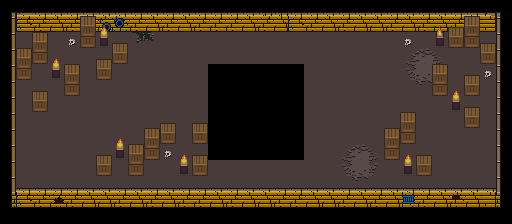

This game map was drawn from its Tiled (.tmx) file and the tilesets committed beside it. A one-line description and the full map source follow:
An orthogonal 32x14 tile map with 16x16 px tiles, 6 tile layers (Floor1, Floor2 (Decoration), Walls (Collidable), Items1 (Collidable), ...).

<map version="1.2" tiledversion="1.2.1" orientation="orthogonal" renderorder="right-down" width="32" height="14" tilewidth="16" tileheight="16" infinite="0" nextlayerid="7" nextobjectid="1">
 <tileset firstgid="1" source="../../../../tilesets/actual/UltimateTileset.tsx" />
 <layer id="1" name="Floor1" width="32" height="14">
  <data encoding="csv">
0,0,0,0,0,0,0,0,0,0,0,0,0,0,0,0,0,0,0,0,0,0,0,0,0,0,0,0,0,0,0,0,
0,0,0,0,0,0,0,0,0,0,0,0,0,0,0,0,0,0,0,0,0,0,0,0,0,0,0,0,0,0,0,0,
0,143,143,143,143,143,143,143,143,143,143,143,143,143,143,143,143,143,143,143,143,143,143,143,143,143,143,143,143,143,143,0,
0,143,143,143,143,143,143,143,143,143,143,143,143,143,143,143,143,143,143,143,143,143,143,143,143,143,143,143,143,143,143,0,
0,143,143,143,143,143,143,143,143,143,143,143,143,0,0,0,0,0,0,143,143,143,143,143,143,143,143,143,143,143,143,0,
0,143,143,143,143,143,143,143,143,143,143,143,143,0,0,0,0,0,0,143,143,143,143,143,143,143,143,143,143,143,143,0,
0,143,143,143,143,143,143,143,143,143,143,143,143,0,0,0,0,0,0,143,143,143,143,143,143,143,143,143,143,143,143,0,
0,143,143,143,143,143,143,143,143,143,143,143,143,0,0,0,0,0,0,143,143,143,143,143,143,143,143,143,143,143,143,0,
0,143,143,143,143,143,143,143,143,143,143,143,143,0,0,0,0,0,0,143,143,143,143,143,143,143,143,143,143,143,143,0,
0,143,143,143,143,143,143,143,143,143,143,143,143,0,0,0,0,0,0,143,143,143,143,143,143,143,143,143,143,143,143,0,
0,143,143,143,143,143,143,143,143,143,143,143,143,143,143,143,143,143,143,143,143,143,143,143,143,143,143,143,143,143,143,0,
0,143,143,143,143,143,143,143,143,143,143,143,143,143,143,143,143,143,143,143,143,143,143,143,143,143,143,143,143,143,143,0,
0,0,0,0,0,0,0,0,0,0,0,0,0,0,0,0,0,0,0,0,0,0,0,0,0,0,0,0,0,0,0,0,
0,0,0,0,0,0,0,0,0,0,0,0,0,0,0,0,0,0,0,0,0,0,0,0,0,0,0,0,0,0,0,0
</data>
 </layer>
 <layer id="2" name="Floor2 (Decoration)" width="32" height="14">
  <data encoding="csv">
0,0,0,0,0,0,0,0,0,0,0,0,0,0,0,0,0,0,0,0,0,0,0,0,0,0,0,0,0,0,0,0,
0,0,0,0,0,0,0,0,0,0,0,0,0,0,0,0,0,0,0,0,0,0,0,0,0,0,0,0,0,0,0,0,
0,0,0,0,222,0,0,0,145,146,0,0,0,0,0,0,0,0,0,0,0,0,0,0,0,222,0,0,0,0,0,0,
0,0,0,0,0,0,0,0,0,0,0,0,0,0,0,0,0,0,0,0,0,0,0,0,0,117,119,120,0,0,0,0,
0,0,0,0,0,0,0,0,0,0,0,0,0,0,0,0,0,0,0,0,0,0,0,0,0,133,135,136,0,0,222,0,
0,0,0,0,0,0,0,0,0,0,0,0,0,0,0,0,0,0,0,0,0,0,0,0,0,0,150,0,0,0,0,0,
0,0,0,0,0,0,0,0,0,0,0,0,0,0,0,0,0,0,0,0,0,0,0,0,0,0,0,0,0,0,0,0,
0,0,0,0,0,0,0,0,0,0,0,0,0,0,0,0,0,0,0,0,0,0,0,0,0,0,0,0,0,0,0,0,
0,0,0,0,0,0,0,0,0,0,0,0,0,0,0,0,0,0,0,0,0,0,0,0,0,0,0,0,0,0,0,0,
0,0,0,0,0,0,0,0,0,0,222,0,0,0,0,0,0,0,0,0,0,117,119,120,0,0,0,0,0,0,0,0,
0,0,0,0,0,0,0,0,0,0,0,0,0,0,0,0,0,0,0,0,0,133,135,136,0,0,0,0,0,0,0,0,
0,0,0,0,0,0,0,0,0,0,0,0,0,0,0,0,0,0,0,0,0,0,150,0,0,0,0,0,0,0,0,0,
0,0,0,0,0,0,0,0,0,0,0,0,0,0,0,0,0,0,0,0,0,0,0,0,0,0,0,0,0,0,0,0,
0,0,0,0,0,0,0,0,0,0,0,0,0,0,0,0,0,0,0,0,0,0,0,0,0,0,0,0,0,0,0,0
</data>
 </layer>
 <layer id="3" name="Walls (Collidable)" width="32" height="14">
  <data encoding="csv">
57,59,61,61,61,61,61,61,61,61,61,61,61,61,61,61,62,62,61,61,61,61,61,61,61,61,61,61,61,61,64,58,
77,28,29,30,29,29,10,11,29,30,29,30,29,29,29,30,29,30,28,29,30,29,30,30,29,30,29,30,29,30,31,78,
77,0,0,0,0,0,0,0,0,0,0,0,0,0,0,0,0,0,0,0,0,0,0,0,0,0,0,0,0,0,0,78,
77,0,0,0,0,0,0,0,0,0,0,0,0,0,0,0,0,0,0,0,0,0,0,0,0,0,0,0,0,0,0,78,
77,0,0,0,0,0,0,0,0,0,0,0,0,0,0,0,0,0,0,0,0,0,0,0,0,0,0,0,0,0,0,78,
77,0,0,0,0,0,0,0,0,0,0,0,0,0,0,0,0,0,0,0,0,0,0,0,0,0,0,0,0,0,0,78,
77,0,0,0,0,0,0,0,0,0,0,0,0,0,0,0,0,0,0,0,0,0,0,0,0,0,0,0,0,0,0,78,
77,0,0,0,0,0,0,0,0,0,0,0,0,0,0,0,0,0,0,0,0,0,0,0,0,0,0,0,0,0,0,78,
77,0,0,0,0,0,0,0,0,0,0,0,0,0,0,0,0,0,0,0,0,0,0,0,0,0,0,0,0,0,0,78,
77,0,0,0,0,0,0,0,0,0,0,0,0,0,0,0,0,0,0,0,0,0,0,0,0,0,0,0,0,0,0,78,
77,0,0,0,0,0,0,0,0,0,0,0,0,0,0,0,0,0,0,0,0,0,0,0,0,0,0,0,0,0,0,78,
77,61,61,61,61,61,61,61,61,61,61,61,61,61,61,61,61,61,61,61,61,61,61,61,61,61,61,61,61,61,61,78,
93,28,29,46,29,30,30,29,30,29,30,29,29,30,29,30,30,29,29,30,30,29,30,29,30,27,29,30,45,30,31,94,
0,0,0,0,0,0,0,0,0,0,0,0,0,0,0,0,0,0,0,0,0,0,0,0,0,0,0,0,0,0,0,0
</data>
 </layer>
 <layer id="4" name="Items1 (Collidable)" width="32" height="14">
  <data encoding="csv">
0,0,0,0,0,0,0,0,0,0,0,0,0,0,0,0,0,0,0,0,0,0,0,0,0,0,0,0,0,0,0,0,
0,0,0,0,0,264,215,0,0,0,0,0,0,0,0,0,0,0,0,0,0,0,0,0,0,0,0,214,265,264,0,0,
0,0,264,0,0,280,231,265,0,0,0,0,0,0,0,0,0,0,0,0,0,0,0,0,0,0,0,230,281,280,265,0,
0,264,280,215,0,0,265,281,0,0,0,0,0,0,0,0,0,0,0,0,0,0,0,0,0,0,0,0,0,0,281,0,
0,280,0,231,264,0,281,0,0,0,0,0,0,0,0,0,0,0,0,0,0,0,0,0,0,0,0,264,0,265,0,0,
0,0,265,0,280,0,0,0,0,0,0,0,0,0,0,0,0,0,0,0,0,0,0,0,0,0,0,280,215,281,0,0,
0,0,281,0,0,0,0,0,0,0,0,0,0,0,0,0,0,0,0,0,0,0,0,0,0,0,0,0,231,265,0,0,
0,0,0,0,0,0,0,0,0,0,265,0,265,0,0,0,0,0,0,0,0,0,0,0,0,264,0,0,0,281,0,0,
0,0,0,0,0,0,0,215,0,264,281,0,281,0,0,0,0,0,0,0,0,0,0,0,264,280,0,0,0,0,0,0,
0,0,0,0,0,0,265,231,264,280,0,215,265,0,0,0,0,0,0,0,0,0,0,0,280,215,265,0,0,0,0,0,
0,0,0,0,0,0,281,0,280,0,0,231,281,0,0,0,0,0,0,0,0,0,0,0,0,231,281,0,0,0,0,0,
0,0,0,0,0,0,0,0,0,0,0,0,0,0,0,0,0,0,0,0,0,0,0,0,0,0,0,0,0,0,0,0,
0,0,0,0,0,0,0,0,0,0,0,0,0,0,0,0,0,0,0,0,0,0,0,0,0,0,0,0,0,0,0,0,
0,0,0,0,0,0,0,0,0,0,0,0,0,0,0,0,0,0,0,0,0,0,0,0,0,0,0,0,0,0,0,0
</data>
 </layer>
 <layer id="5" name="Items2 (Triggerable)" width="32" height="14">
  <data encoding="csv">
0,0,0,0,0,0,0,0,0,0,0,0,0,0,0,0,0,0,0,0,0,0,0,0,0,0,0,0,0,0,0,0,
0,0,0,0,0,0,0,0,0,0,0,0,0,0,0,0,0,0,0,0,0,0,0,0,0,0,0,0,0,0,0,0,
0,0,0,0,0,0,0,0,0,0,0,0,0,0,0,0,0,0,0,0,0,0,0,0,0,0,0,0,0,0,0,0,
0,0,0,0,0,0,0,0,0,0,0,0,0,0,0,0,0,0,0,0,0,0,0,0,0,0,0,0,0,0,0,0,
0,0,0,0,0,0,0,0,0,0,0,0,0,0,0,0,0,0,0,0,0,0,0,0,0,0,0,0,0,0,0,0,
0,0,0,0,0,0,0,0,0,0,0,0,0,0,0,0,0,0,0,0,0,0,0,0,0,0,0,0,0,0,0,0,
0,0,0,0,0,0,0,0,0,0,0,0,0,0,0,0,0,0,0,0,0,0,0,0,0,0,0,0,0,0,0,0,
0,0,0,0,0,0,0,0,0,0,0,0,0,0,0,0,0,0,0,0,0,0,0,0,0,0,0,0,0,0,0,0,
0,0,0,0,0,0,0,0,0,0,0,0,0,0,0,0,0,0,0,0,0,0,0,0,0,0,0,0,0,0,0,0,
0,0,0,0,0,0,0,0,0,0,0,0,0,0,0,0,0,0,0,0,0,0,0,0,0,0,0,0,0,0,0,0,
0,0,0,0,0,0,0,0,0,0,0,0,0,0,0,0,0,0,0,0,0,0,0,0,0,0,0,0,0,0,0,0,
0,0,0,0,0,0,0,0,0,0,0,0,0,0,0,0,0,0,0,0,0,0,0,0,0,0,0,0,0,0,0,0,
0,0,0,0,0,0,0,0,0,0,0,0,0,0,0,0,0,0,0,0,0,0,0,0,0,0,0,0,0,0,0,0,
0,0,0,0,0,0,0,0,0,0,0,0,0,0,0,0,0,0,0,0,0,0,0,0,0,0,0,0,0,0,0,0
</data>
 </layer>
 <layer id="6" name="Characters" width="32" height="14">
  <data encoding="csv">
0,0,0,0,0,0,0,0,0,0,0,0,0,0,0,0,0,0,0,0,0,0,0,0,0,0,0,0,0,0,0,0,
0,0,0,0,0,0,0,0,0,0,0,0,0,0,0,0,0,0,0,0,0,0,0,0,0,0,0,0,0,0,0,0,
0,0,0,0,0,0,0,0,0,0,0,0,0,0,0,0,0,0,0,0,0,0,0,0,0,0,0,0,0,0,0,0,
0,0,0,0,0,0,0,0,0,0,0,0,0,0,0,0,0,0,0,0,0,0,0,0,0,0,0,0,0,0,0,0,
0,0,0,0,0,0,0,0,0,0,0,0,0,0,0,0,0,0,0,0,0,0,0,0,0,0,0,0,0,0,0,0,
0,0,0,0,0,0,0,0,0,0,0,0,0,0,0,0,0,0,0,0,0,0,0,0,0,0,0,0,0,0,0,0,
0,0,0,0,0,0,0,0,0,0,0,0,0,0,0,0,0,0,0,0,0,0,0,0,0,0,0,0,0,0,0,0,
0,0,0,0,0,0,0,0,0,0,0,0,0,0,0,0,0,0,0,0,0,0,0,0,0,0,0,0,0,0,0,0,
0,0,0,0,0,0,0,0,0,0,0,0,0,0,0,0,0,0,0,0,0,0,0,0,0,0,0,0,0,0,0,0,
0,0,0,0,0,0,0,0,0,0,0,0,0,0,0,0,0,0,0,0,0,0,0,0,0,0,0,0,0,0,0,0,
0,0,0,0,0,0,0,0,0,0,0,0,0,0,0,0,0,0,0,0,0,0,0,0,0,0,0,0,0,0,0,0,
0,0,0,0,0,0,0,0,0,0,0,0,0,0,0,0,0,0,0,0,0,0,0,0,0,0,0,0,0,0,0,0,
0,0,0,0,0,0,0,0,0,0,0,0,0,0,0,0,0,0,0,0,0,0,0,0,0,0,0,0,0,0,0,0,
0,0,0,0,0,0,0,0,0,0,0,0,0,0,0,0,0,0,0,0,0,0,0,0,0,0,0,0,0,0,0,0
</data>
 </layer>
</map>
